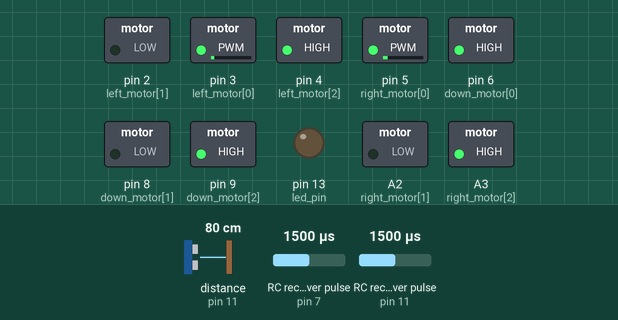
Simulated run of this sketch. Board: Arduino Uno, built with avr-gcc and run on an emulated ATmega328P. On the bench: switched loads named in the sketch (green lamp = pin HIGH), output pins drawn as LEDs (lit = HIGH). Wiring (inferred from the names in the program): 2 × RC receiver channel: data pin 7 / data pin 11. Dashed ring = blinking. The inputs (shaded band) are chosen by the test bench; at power-on: RC receiver pulse (sensors on pin 11, pin 7) 1500 µs, distance to the obstacle (sensor on pin 11) 80 cm. The echo pulse lasts 58.3 µs per cm; what the sketch prints to the serial monitor is not drawn.

Above: at 1.2 s.
1.3 s: RC receiver pulse (sensor on pin 11) set to 1664 µs
At 2.9 s:
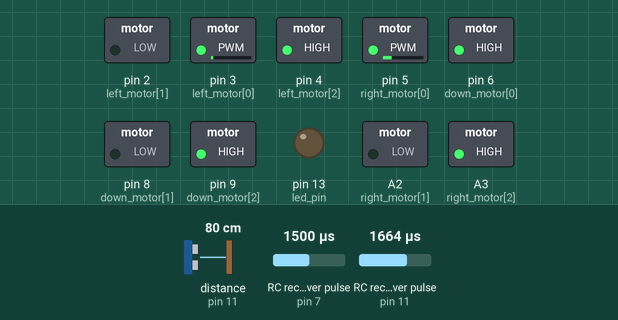
4.3 s: RC receiver pulse (sensor on pin 11) set to 1675 µs
At 4.72 s:
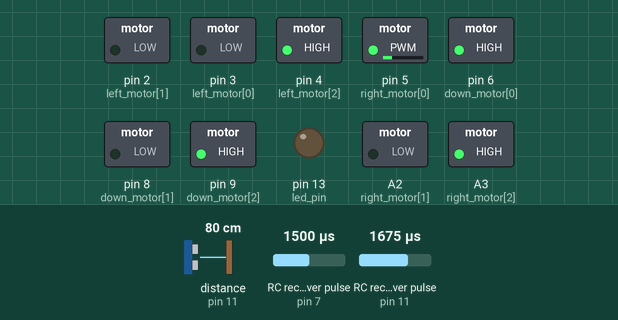
7.3 s: RC receiver pulse (sensor on pin 7) set to 1020 µs
At 8.1 s:
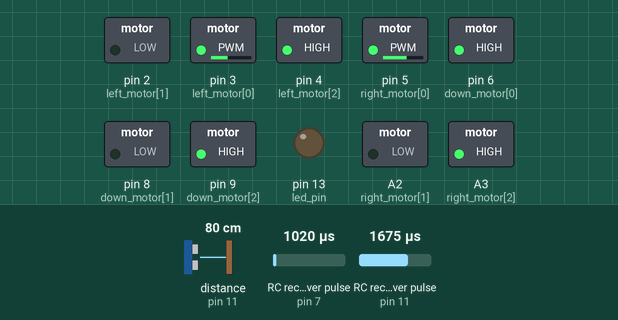
8.8 s: RC receiver pulse (sensor on pin 7) set to 1750 µs
At 9.3 s:
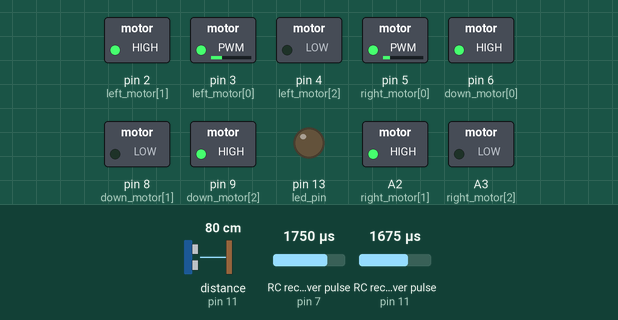
10.4 s: RC receiver pulse (sensor on pin 7) set to 1500 µs
At 10.64 s:
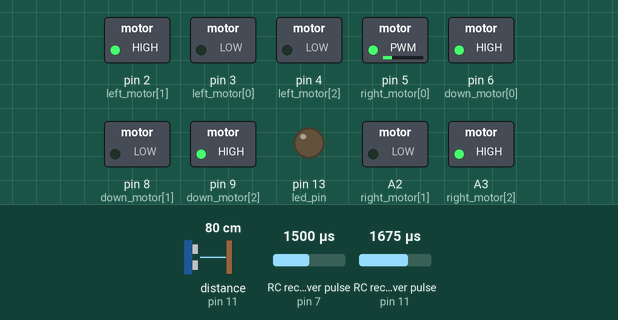
13.4 s: RC receiver pulse (sensor on pin 11) set to 1020 µs
At 14.4 s:
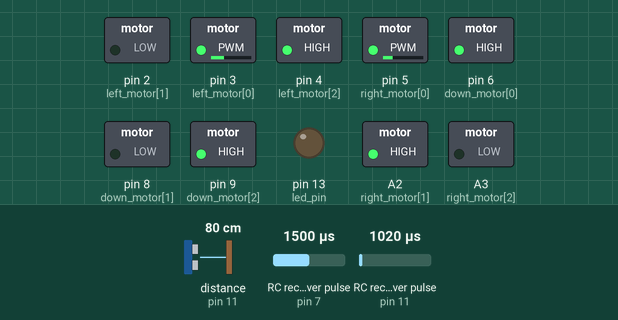
Timing chart, 0 to 15.9 s (numbered marks = the images above; inputs shaded):
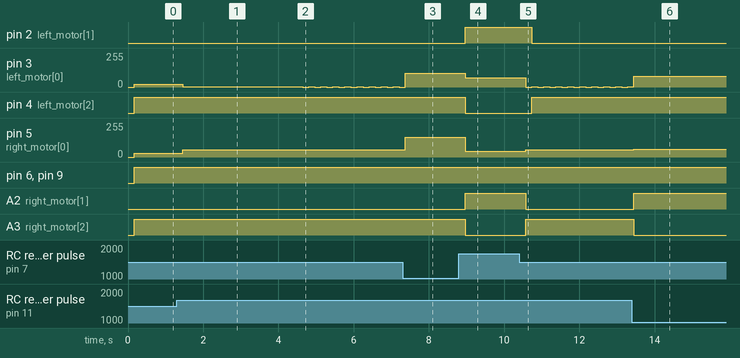

The sketch:

hybrid_blimp.ino
```cpp
// Andrew Lewin
// Ben Burge
// Preston Balfour
// Spencer Riches

// initialize barometer stuff ...
// #include <SFE_BMP180.h>
#include <Wire.h>
#include <NewPing.h>

// Initialize other stuff
int left_motor[]  = {3, 2,  4 }; // 3-pins controlling motor thru h-bridge
int right_motor[] = {5, A2, A3}; // 3-pins controlling motor thru h-bridge
int down_motor[]  = {6, 8, 9};   // 3-pins controlling motor thru h-bridge
int left_motor_signal  = 0;      // Initial motor signal (initiallly stopped until there is a reason to move)
int right_motor_signal = 0;      // Initial motor signal (initiallly stopped until there is a reason to move)
int down_motor_signal  = 0;      // Initial motor signal (initiallly stopped until there is a reason to move)
int aux_command;                 // < -50 - switch to baro, > +50, which to RC
int throttle_command;            // -100 is full-speed backward, +100 is full-speed forward
int steering_command;            // +100 is full right turn, -100 is full left turn, 0 is straight
int rc_down_command;             // +100 is full speed, 0 is off
int down_command;                // +100 is full speed, 0 is off
int aux_pin = 10;                // Pin that the aux input comes in on (used to determine RC vs. baro altitude control)
int throttle_pin = 7;            // Pin that the throttle input comes in on
int steering_pin = 11;           // Pin that the steering input comes in on
int down_pin = 12;               // Pin that the altitude-fan input comes in on
int battery_pin = A1;            // Pin to read the battery voltage
int led_pin = 13;

// Initialize min and max radio inputs ...
int min_pulse_throttle = 1200;   // These values are to set the full left/right and forward/reverse pulse values from the radio
int max_pulse_throttle = 1940;   // These should probably be found by some sort of startup calibration
int min_pulse_steering = 1100;
int max_pulse_steering = 1940;
int min_pulse_down = 1180;
int max_pulse_down = 1946;
int min_pulse_aux = 1100;
int max_pulse_aux = 1780;

// Define the min/max pwm signal sent - this is so we can control the overall speed, as well as easily be able to deal with
//  larger voltage batteries without frying the motors
int min_pwm_signal_down = -255;
int max_pwm_signal_down =  255;
int min_pwm_signal_throttle = -150;
int max_pwm_signal_throttle =  150;

//  Define a "dead-band", or a range where we don't try to react to radio inputs, so the dumb thing will turn off when we want it to!
int dead_band_throttle = 10;    //  ± x% deadband
int dead_band_steering = 10;    //  ± x% deadband
int dead_band_down = 10;        //  ± x% deadband

// Define hybrid variables ...
bool rc_control_down = true;
long timer = 0;
float baro_down_command;
double desired_alt = 15;   // default to 15' altitude

#define TRIGGER_PIN  12  // Arduino pin tied to trigger pin on the ultrasonic sensor.
#define ECHO_PIN     11  // Arduino pin tied to echo pin on the ultrasonic sensor.
#define MAX_DISTANCE 200 // Maximum distance we want to ping for (in centimeters). Maximum sensor distance is rated at 400-500cm.

NewPing sonar(TRIGGER_PIN, ECHO_PIN, MAX_DISTANCE); // NewPing setup of pins and maximum distance.


void setup()
{
  Serial.begin(9600);

  // initialize motor and rc pins ...
  for (int i = 0; i<3; i++)
  {
    pinMode(left_motor[i],  OUTPUT);
    pinMode(right_motor[i], OUTPUT);
    pinMode(down_motor[i],  OUTPUT);
  }
  pinMode(throttle_pin, INPUT);
  pinMode(steering_pin, INPUT);
  pinMode(down_pin,     INPUT);
  pinMode(battery_pin,  INPUT);

  pinMode(led_pin, OUTPUT);

  // initialize sonar
  Serial.begin(9600); // Open serial monitor at 115200 baud to see ping results.

  //  This function calibrates the radio to set the min/max of the pulse-in values - need to figure out a way to do it when desired,
  //  but not every time ...
//    calibrate_radio();

}    // End setup

// Main Loop
void loop() {
  check_ping();

  Serial.println("Taking RC input");

  //  Map input commands to ±100 - this is so -100 = full-speed backwards, +100 = full-speed forward
  throttle_command = map(pulseIn(throttle_pin, HIGH, 25000), min_pulse_throttle, max_pulse_throttle, -100, 100);
  steering_command = map(pulseIn(steering_pin, HIGH, 25000), min_pulse_steering, max_pulse_steering, -100, 100);
  rc_down_command  = map(pulseIn(down_pin,     HIGH, 25000), min_pulse_down,     max_pulse_down,     -100, 100);

  down_command = rc_down_command;
  if (rc_control_down == false) down_command = baro_down_command;

  // Apply dead-band ...
  if (abs(throttle_command) < dead_band_throttle) throttle_command = 0;
  if (abs(steering_command) < dead_band_steering) steering_command = 0;
  if (abs(down_command)     < dead_band_down)     down_command = 0;

  //  Map motor signals to ±100, based on min/max pwm signals (so you can adjust the max speed above)
  //    this also sets -100 to full-speed backwards, and +100 to full-speed forward
  left_motor_signal  = map(throttle_command + 0.5*steering_command, -100, 100, min_pwm_signal_throttle, max_pwm_signal_throttle);
  right_motor_signal = map(throttle_command - 0.5*steering_command, -100, 100, min_pwm_signal_throttle, max_pwm_signal_throttle);
  down_motor_signal  = map(down_command, -100, 100, min_pwm_signal_down, max_pwm_signal_down);

  //  The mapping above still allows the numbers to over-write the limits - this fixes the high
  //    and low signals to not go over the limits ...
  left_motor_signal  = 0.7 * constrain(left_motor_signal, min_pwm_signal_throttle, max_pwm_signal_throttle);
  right_motor_signal = constrain(right_motor_signal, min_pwm_signal_throttle, max_pwm_signal_throttle);
  down_motor_signal  = constrain(down_motor_signal, min_pwm_signal_down, max_pwm_signal_down);

  go(left_motor,  left_motor_signal);
  go(right_motor, right_motor_signal);
  go(down_motor,  down_motor_signal);

}    // end loop

void check_ping() {
  if (!approaching_object()) return; // we can still be in control with the RC if we aren't approaching the object even if in dangerous distance
  cut_rc_and_force_backward();
  check_ping();
}

float get_distance() {
  delay(20);
  unsigned int ping_uS = sonar.ping(); // Send the ping. Get ping time in micro seconds (uS)
  float calculated_distance_cm = ping_uS / US_ROUNDTRIP_CM; // Convert ping time to distance in cm
  return calculated_distance_cm;
}

void cut_rc_and_force_backward() {
  throttle_command = -25; // 25% speed backwards
  steering_command = 0;    // don't turn
  rc_down_command  = 0;    // don't change height

  //  Map motor signals to ±100, based on min/max pwm signals (so you can adjust the max speed above)
  //    this also sets -100 to full-speed backwards, and +100 to full-speed forward
  left_motor_signal  = map(throttle_command + 0.5*steering_command, -100, 100, min_pwm_signal_throttle, max_pwm_signal_throttle);
  right_motor_signal = map(throttle_command - 0.5*steering_command, -100, 100, min_pwm_signal_throttle, max_pwm_signal_throttle);
  down_motor_signal  = map(down_command, -100, 100, min_pwm_signal_down, max_pwm_signal_down);

  //  The mapping above still allows the numbers to over-write the limits - this fixes the high
  //    and low signals to not go over the limits ...
  left_motor_signal  = 0.7 * constrain(left_motor_signal, min_pwm_signal_throttle, max_pwm_signal_throttle);
  right_motor_signal = constrain(right_motor_signal, min_pwm_signal_throttle, max_pwm_signal_throttle);
  down_motor_signal  = constrain(down_motor_signal, min_pwm_signal_down, max_pwm_signal_down);

  go(left_motor,  left_motor_signal);
  go(right_motor, right_motor_signal);
  go(down_motor,  down_motor_signal);

  while(true) {
    if (approaching_object()){
      Serial.println("Mayday! Mayday!");
    }else {
      break;
    }
  }
}

boolean approaching_object(){
  float start_distance = get_distance(); // Save initial distance
  if (start_distance > 150) return false; // We don't care if we are more than 150 CM out.
  for(int i = 0; i < 3; i++){
    get_distance(); // We want one one distance and the 4th one after that
  }
  float end_distance = get_distance(); // Save end distance
  return (end_distance - start_distance) < 0; // Return true if the end distance is less than the start distance, meaning we are appraching
}

void go(int motor[], int motor_signal)
// Send positive value for motor signal for forward, negative for backwards
{
  if (motor_signal == 0)   // stopped
  {
    digitalWrite(motor[0], LOW);
  }
  else if (motor_signal > 0)  // forward
  {
    analogWrite (motor[0], abs(motor_signal));
    digitalWrite(motor[1],HIGH);
    digitalWrite(motor[2],LOW);
  }
  else                        // backward
  {
    analogWrite (motor[0], abs(motor_signal));
    digitalWrite(motor[1],LOW);
    digitalWrite(motor[2],HIGH);
  }
}


bool check_battery(int battery_pin)
{
  float r_high = 100000;
  float r_low = 10000;
  int v_read = analogRead(battery_pin);
  float v_battery = v_read*5.0/1023.0 * (r_high + r_low) / (r_low);
  bool battery_low = false;
  if (v_battery < 6.5) battery_low = true;
  Serial.print("Battery Voltage = ");
  Serial.print(v_battery);
  Serial.print("   ");
  return battery_low;
}

// the initialize_radio function initializes the min/max pulse signals from the various channel inputs
void calibrate_radio()
{
  Serial.println("Calibrating radio - push the sticks every direction");
  long start_time = millis();
  long etime = 0;
  min_pulse_throttle = 1500;
  max_pulse_throttle = 1500;
  min_pulse_steering = 1500;
  max_pulse_steering = 1500;
  min_pulse_down = 1500;
  max_pulse_down = 1500;
  while (etime < 8000)

  {
    throttle_command = pulseIn(throttle_pin, HIGH, 25000);
    steering_command = pulseIn(steering_pin, HIGH, 25000);
    down_command     = pulseIn(down_pin,     HIGH, 25000);

    min_pulse_throttle = min(min_pulse_throttle, throttle_command);
    max_pulse_throttle = max(max_pulse_throttle, throttle_command);
    min_pulse_steering = min(min_pulse_steering, steering_command);
    max_pulse_steering = max(max_pulse_steering, steering_command);
    min_pulse_down     = min(min_pulse_down, down_command);
    max_pulse_down     = max(max_pulse_down, down_command);

    etime = millis() - start_time;
  }

}
```

Measured:
- the behaviour switches between 1674 and 1675 µs on RC receiver pulse (sensor on pin 11) (found by bisection; images 1 and 2)
- after the input at 1.3 s, pin 3 (left_motor[0]): 20/255 → 2/255 after 0.15 s; pin 5 (right_motor[0]): 29/255 → 54/255 after 0.15 s
- after the input at 4.3 s, pin 3 (left_motor[0]): alternates 1/255 for 0.16 s and 0/255 for 0.16 s, starting after 0.19 s; pin 5 (right_motor[0]): 54/255 → 56/255 after 0.19 s
- after the input at 7.3 s, pin 5 (right_motor[0]): 56/255 → 150/255 after 0.07 s
- after the input at 8.8 s, pin 2 (left_motor[1]), A2 (right_motor[1]): LOW → HIGH after 0.17 s; pin 3 (left_motor[0]): 105/255 → 69/255 after 0.17 s; pin 4 (left_motor[2]), A3 (right_motor[2]): HIGH → LOW after 0.17 s; pin 5 (right_motor[0]): 150/255 → 43/255 after 0.17 s
- after the input at 10.4 s, pin 2 (left_motor[1]): HIGH → LOW after 0.33 s; pin 3 (left_motor[0]): alternates 1/255 for 0.16 s and 0/255 for 0.16 s, starting after 0.17 s; pin 4 (left_motor[2]): LOW → HIGH after 0.33 s; pin 5 (right_motor[0]): 43/255 → 56/255 after 0.17 s; A2 (right_motor[1]): HIGH → LOW after 0.17 s
- after the input at 13.4 s, pin 5 (right_motor[0]): 56/255 → 60/255 after 0.05 s; A2 (right_motor[1]): LOW → HIGH after 0.05 s; A3 (right_motor[2]): HIGH → LOW after 0.05 s
